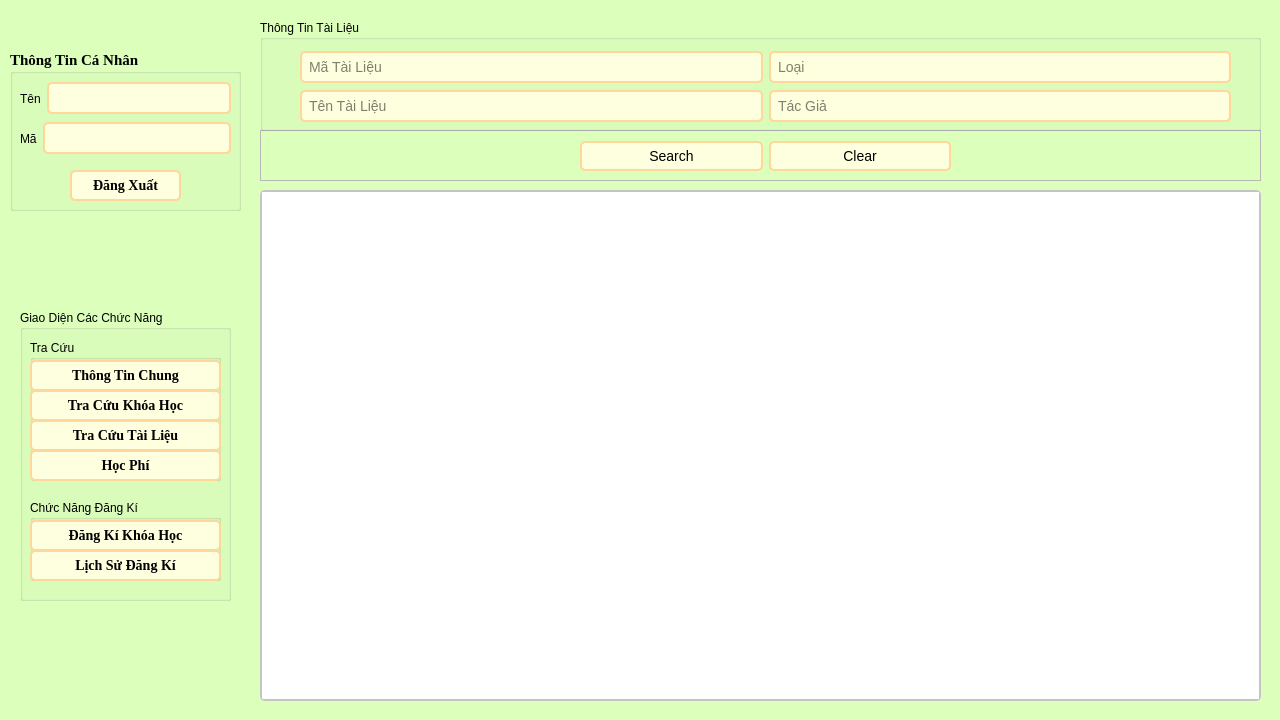
<?xml version="1.0" encoding="UTF-8"?>
<ui version="4.0">
 <class>TraCuuTaiLieu</class>
 <widget class="QWidget" name="TraCuuTaiLieu">
  <property name="geometry">
   <rect>
    <x>0</x>
    <y>0</y>
    <width>1280</width>
    <height>720</height>
   </rect>
  </property>
  <property name="windowTitle">
   <string>Tra Cứu Tài Liệu</string>
  </property>
  <property name="styleSheet">
   <string notr="true">*{
	font: 700 11pt &quot;Times New Roman&quot;;
}
QWidget#TraCuuTaiLieu {
    background-color: #DDFFBC
}

/* LineEdit Styles */
QLineEdit {
    border: 2px solid #FFD79A;
    border-radius: 5px;
    padding: 5px;
    background-color: #FEFFDE;
    font-size: 14px;
}

QLineEdit:focus {
    border: 2px solid #0078d7;
}

/* PushButton Styles */
QPushButton {
    border: 2px solid #FFD79A;
    border-radius: 5px;
    padding: 5px 15px;
    background-color: #FEFFDE;
    color: #000000;
    font-size: 14px;
}

QPushButton:hover {
    background-color: #FFD79A;
}

QPushButton:pressed {
    background-color: #004494;
}

/* TableWidget Styles */
QTableWidget {
    border: 2px solid #c4c4c4;
    border-radius: 5px;
    font-size: 14px;
}

QHeaderView::section {
    background-color: #FFFAC0;
    color: #9DE6E8;
    padding: 5px;
    border: 1px solid #c4c4c4;
}

QTableWidget::item {
    padding: 5px;
}

QTableWidget::item:selected {
    background-color: #FFD79A;
    color: #FFFAC0;
}

QTableWidget::item:hover {
    background-color: #FFD79A;
}

/* ScrollBar Styles */
QScrollBar:vertical {
    border: none;
    background: #f0f0f0;
    width: 12px;
    margin: 15px 0 15px 0;
}

QScrollBar::handle:vertical {
    background: #c4c4c4;
    min-height: 20px;
    border-radius: 5px;
}

QScrollBar::add-line:vertical,
QScrollBar::sub-line:vertical {
    height: 0;
}

QScrollBar::add-page:vertical,
QScrollBar::sub-page:vertical {
    background: none;
}
</string>
  </property>
  <widget class="QFrame" name="frame_fucntion">
   <property name="geometry">
    <rect>
     <x>260</x>
     <y>130</y>
     <width>1001</width>
     <height>51</height>
    </rect>
   </property>
   <property name="frameShape">
    <enum>QFrame::Shape::StyledPanel</enum>
   </property>
   <property name="frameShadow">
    <enum>QFrame::Shadow::Raised</enum>
   </property>
   <widget class="QWidget" name="layoutWidget">
    <property name="geometry">
     <rect>
      <x>320</x>
      <y>10</y>
      <width>371</width>
      <height>32</height>
     </rect>
    </property>
    <layout class="QHBoxLayout" name="horizontalLayout_3">
     <item>
      <widget class="QPushButton" name="btn_tim">
       <property name="text">
        <string>Search</string>
       </property>
       <property name="icon">
        <iconset>
         <normaloff>../../icon/search.svg</normaloff>../../icon/search.svg</iconset>
       </property>
       <property name="shortcut">
        <string notr="true"/>
       </property>
      </widget>
     </item>
     <item>
      <widget class="QPushButton" name="btn_xoathongtin">
       <property name="text">
        <string>Clear</string>
       </property>
       <property name="icon">
        <iconset>
         <normaloff>../../icon/clearall.svg</normaloff>../../icon/clearall.svg</iconset>
       </property>
       <property name="shortcut">
        <string notr="true"/>
       </property>
      </widget>
     </item>
    </layout>
   </widget>
  </widget>
  <widget class="QTableWidget" name="result_table">
   <property name="enabled">
    <bool>true</bool>
   </property>
   <property name="geometry">
    <rect>
     <x>260</x>
     <y>190</y>
     <width>1001</width>
     <height>511</height>
    </rect>
   </property>
  </widget>
  <widget class="QGroupBox" name="groupBox">
   <property name="geometry">
    <rect>
     <x>260</x>
     <y>20</y>
     <width>1001</width>
     <height>111</height>
    </rect>
   </property>
   <property name="title">
    <string>Thông Tin Tài Liệu</string>
   </property>
   <widget class="QWidget" name="layoutWidget">
    <property name="geometry">
     <rect>
      <x>40</x>
      <y>30</y>
      <width>931</width>
      <height>74</height>
     </rect>
    </property>
    <layout class="QVBoxLayout" name="verticalLayout">
     <item>
      <layout class="QHBoxLayout" name="horizontalLayout">
       <item>
        <widget class="QLineEdit" name="matailieu">
         <property name="placeholderText">
          <string>Mã Tài Liệu</string>
         </property>
        </widget>
       </item>
       <item>
        <widget class="QLineEdit" name="loaitailieu">
         <property name="placeholderText">
          <string>Loại</string>
         </property>
        </widget>
       </item>
      </layout>
     </item>
     <item>
      <layout class="QHBoxLayout" name="horizontalLayout_2">
       <item>
        <widget class="QLineEdit" name="tentailieu">
         <property name="placeholderText">
          <string>Tên Tài Liệu</string>
         </property>
        </widget>
       </item>
       <item>
        <widget class="QLineEdit" name="tacgia">
         <property name="placeholderText">
          <string>Tác Giả</string>
         </property>
        </widget>
       </item>
      </layout>
     </item>
    </layout>
   </widget>
  </widget>
  <widget class="QGroupBox" name="groupBox_2">
   <property name="enabled">
    <bool>true</bool>
   </property>
   <property name="geometry">
    <rect>
     <x>10</x>
     <y>50</y>
     <width>231</width>
     <height>161</height>
    </rect>
   </property>
   <property name="font">
    <font>
     <family>Times New Roman</family>
     <pointsize>11</pointsize>
     <italic>false</italic>
     <bold>true</bold>
    </font>
   </property>
   <property name="title">
    <string>Thông Tin Cá Nhân</string>
   </property>
   <widget class="QPushButton" name="btn_dangxuat_2">
    <property name="geometry">
     <rect>
      <x>60</x>
      <y>120</y>
      <width>111</width>
      <height>31</height>
     </rect>
    </property>
    <property name="font">
     <font>
      <family>Times New Roman</family>
      <pointsize>-1</pointsize>
      <italic>false</italic>
      <bold>true</bold>
      <underline>false</underline>
      <strikeout>false</strikeout>
     </font>
    </property>
    <property name="styleSheet">
     <string notr="true"/>
    </property>
    <property name="text">
     <string>Đăng Xuất</string>
    </property>
   </widget>
   <widget class="QWidget" name="layoutWidget_2">
    <property name="geometry">
     <rect>
      <x>10</x>
      <y>30</y>
      <width>211</width>
      <height>37</height>
     </rect>
    </property>
    <layout class="QHBoxLayout" name="horizontalLayout_4">
     <item>
      <widget class="QLabel" name="label_3">
       <property name="text">
        <string>Tên</string>
       </property>
      </widget>
     </item>
     <item>
      <widget class="QLineEdit" name="Tentaikhoan">
       <property name="enabled">
        <bool>false</bool>
       </property>
      </widget>
     </item>
    </layout>
   </widget>
   <widget class="QWidget" name="layoutWidget_3">
    <property name="geometry">
     <rect>
      <x>10</x>
      <y>70</y>
      <width>211</width>
      <height>37</height>
     </rect>
    </property>
    <layout class="QHBoxLayout" name="horizontalLayout_5">
     <item>
      <widget class="QLabel" name="label_4">
       <property name="text">
        <string>Mã</string>
       </property>
      </widget>
     </item>
     <item>
      <widget class="QLineEdit" name="mahocvien">
       <property name="enabled">
        <bool>false</bool>
       </property>
      </widget>
     </item>
    </layout>
   </widget>
  </widget>
  <widget class="QGroupBox" name="groupBox_5">
   <property name="geometry">
    <rect>
     <x>20</x>
     <y>310</y>
     <width>211</width>
     <height>291</height>
    </rect>
   </property>
   <property name="title">
    <string>Giao Diện Các Chức Năng</string>
   </property>
   <widget class="QGroupBox" name="groupBox_3">
    <property name="geometry">
     <rect>
      <x>10</x>
      <y>30</y>
      <width>191</width>
      <height>141</height>
     </rect>
    </property>
    <property name="title">
     <string>Tra Cứu</string>
    </property>
    <widget class="QPushButton" name="btn_tracuuhocphi">
     <property name="geometry">
      <rect>
       <x>0</x>
       <y>110</y>
       <width>191</width>
       <height>31</height>
      </rect>
     </property>
     <property name="font">
      <font>
       <family>Times New Roman</family>
       <pointsize>-1</pointsize>
       <italic>false</italic>
       <bold>true</bold>
       <underline>false</underline>
       <strikeout>false</strikeout>
      </font>
     </property>
     <property name="text">
      <string>Học Phí</string>
     </property>
    </widget>
    <widget class="QPushButton" name="btn_tracuutailieu">
     <property name="enabled">
      <bool>true</bool>
     </property>
     <property name="geometry">
      <rect>
       <x>0</x>
       <y>80</y>
       <width>191</width>
       <height>31</height>
      </rect>
     </property>
     <property name="font">
      <font>
       <family>Times New Roman</family>
       <pointsize>-1</pointsize>
       <italic>false</italic>
       <bold>true</bold>
       <underline>false</underline>
       <strikeout>false</strikeout>
      </font>
     </property>
     <property name="text">
      <string>Tra Cứu Tài Liệu</string>
     </property>
    </widget>
    <widget class="QPushButton" name="btn_thongtinchung">
     <property name="geometry">
      <rect>
       <x>0</x>
       <y>20</y>
       <width>191</width>
       <height>31</height>
      </rect>
     </property>
     <property name="font">
      <font>
       <family>Times New Roman</family>
       <pointsize>-1</pointsize>
       <italic>false</italic>
       <bold>true</bold>
       <underline>false</underline>
       <strikeout>false</strikeout>
      </font>
     </property>
     <property name="text">
      <string>Thông Tin Chung</string>
     </property>
    </widget>
    <widget class="QPushButton" name="btn_tracuukhoahoc">
     <property name="enabled">
      <bool>true</bool>
     </property>
     <property name="geometry">
      <rect>
       <x>0</x>
       <y>50</y>
       <width>191</width>
       <height>31</height>
      </rect>
     </property>
     <property name="font">
      <font>
       <family>Times New Roman</family>
       <pointsize>-1</pointsize>
       <italic>false</italic>
       <bold>true</bold>
       <underline>false</underline>
       <strikeout>false</strikeout>
      </font>
     </property>
     <property name="text">
      <string>Tra Cứu Khóa Học</string>
     </property>
    </widget>
   </widget>
   <widget class="QGroupBox" name="groupBox_4">
    <property name="geometry">
     <rect>
      <x>10</x>
      <y>190</y>
      <width>191</width>
      <height>81</height>
     </rect>
    </property>
    <property name="title">
     <string>Chức Năng Đăng Kí</string>
    </property>
    <widget class="QPushButton" name="btn_dangkikhoahoc">
     <property name="enabled">
      <bool>true</bool>
     </property>
     <property name="geometry">
      <rect>
       <x>0</x>
       <y>20</y>
       <width>191</width>
       <height>31</height>
      </rect>
     </property>
     <property name="font">
      <font>
       <family>Times New Roman</family>
       <pointsize>-1</pointsize>
       <italic>false</italic>
       <bold>true</bold>
       <underline>false</underline>
       <strikeout>false</strikeout>
      </font>
     </property>
     <property name="text">
      <string>Đăng Kí Khóa Học</string>
     </property>
    </widget>
    <widget class="QPushButton" name="btn_lichsudangki">
     <property name="enabled">
      <bool>true</bool>
     </property>
     <property name="geometry">
      <rect>
       <x>0</x>
       <y>50</y>
       <width>191</width>
       <height>31</height>
      </rect>
     </property>
     <property name="font">
      <font>
       <family>Times New Roman</family>
       <pointsize>-1</pointsize>
       <italic>false</italic>
       <bold>true</bold>
       <underline>false</underline>
       <strikeout>false</strikeout>
      </font>
     </property>
     <property name="text">
      <string>Lịch Sử Đăng Kí</string>
     </property>
    </widget>
   </widget>
  </widget>
 </widget>
 <resources/>
 <connections/>
</ui>
